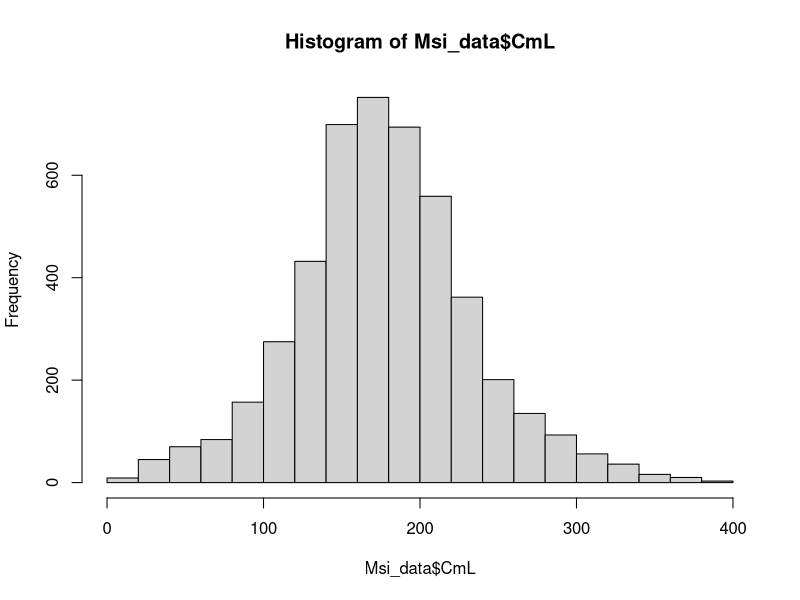
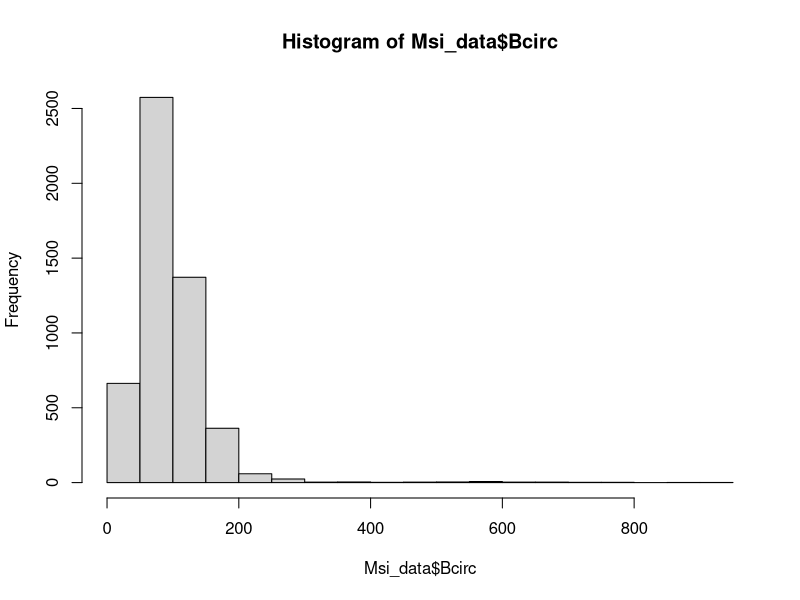
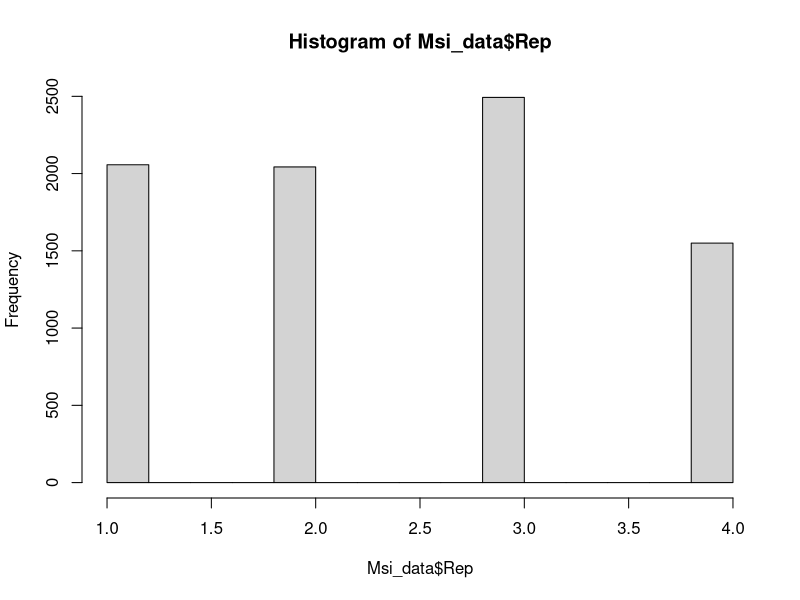
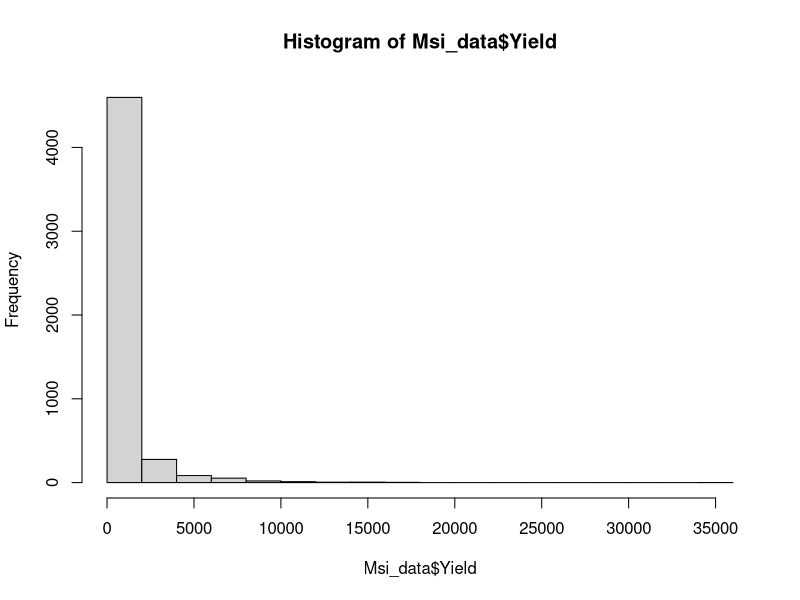
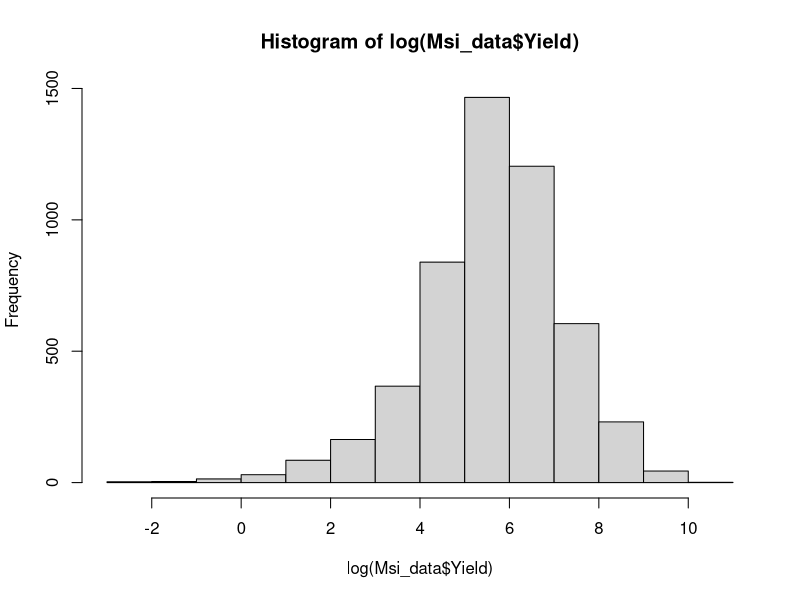
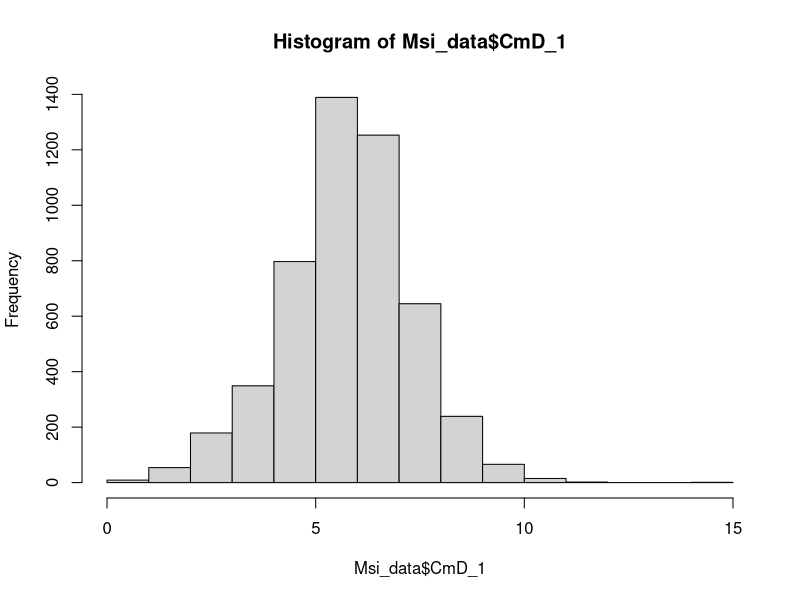

The R script that drew these images, in order:
Msi_data <- read.csv("Msinensis_yield_components_cleaned.csv",
                     stringsAsFactors = FALSE)

str(Msi_data)

summary(Msi_data$Loc)
table(Msi_data$Loc)

summary(Msi_data$CmL)
table(Msi_data$CmL)
hist(Msi_data$CmL)

summary(Msi_data$Bcirc)
hist(Msi_data$Bcirc)
which(Msi_data$Bcirc > 300)
Msi_data$Entry[which(Msi_data$Bcirc > 300)]

hist(Msi_data$Rep)
table(Msi_data$Rep)

hist(Msi_data$Yield)
hist(log(Msi_data$Yield))

hist(Msi_data$CmD_1)

# some more useful commands

nrow(Msi_data)
ncol(Msi_data)

colnames(Msi_data)
colnames(Msi_data)[1] <- "Plot"

str(Msi_data)

rownames(Msi_data)

head(Msi_data)
tail(Msi_data)

Msi_data[5000:5010, 1:8]
